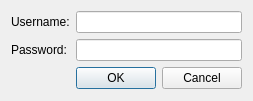
<?xml version="1.0" encoding="UTF-8"?>
<ui version="4.0">
 <class>MK_Login</class>
 <widget class="QDialog" name="MK_Login">
  <property name="geometry">
   <rect>
    <x>0</x>
    <y>0</y>
    <width>248</width>
    <height>101</height>
   </rect>
  </property>
  <property name="windowTitle">
   <string>MediaKraken Login</string>
  </property>
  <layout class="QVBoxLayout" name="verticalLayout">
   <item>
    <layout class="QFormLayout" name="formLayout_2">
     <item row="1" column="1">
      <widget class="QLineEdit" name="login_lineinput_username"/>
     </item>
     <item row="2" column="1">
      <widget class="QLineEdit" name="login_lineinput_password">
       <property name="echoMode">
        <enum>QLineEdit::Password</enum>
       </property>
      </widget>
     </item>
     <item row="1" column="0">
      <widget class="QLabel" name="label">
       <property name="text">
        <string>Username:</string>
       </property>
      </widget>
     </item>
     <item row="2" column="0">
      <widget class="QLabel" name="label_2">
       <property name="text">
        <string>Password:</string>
       </property>
      </widget>
     </item>
     <item row="3" column="1">
      <widget class="QDialogButtonBox" name="login_dialog_button">
       <property name="orientation">
        <enum>Qt::Horizontal</enum>
       </property>
       <property name="standardButtons">
        <set>QDialogButtonBox::Cancel|QDialogButtonBox::Ok</set>
       </property>
      </widget>
     </item>
    </layout>
   </item>
  </layout>
 </widget>
 <resources/>
 <connections>
  <connection>
   <sender>login_dialog_button</sender>
   <signal>accepted()</signal>
   <receiver>MK_Login</receiver>
   <slot>accept()</slot>
   <hints>
    <hint type="sourcelabel">
     <x>248</x>
     <y>254</y>
    </hint>
    <hint type="destinationlabel">
     <x>157</x>
     <y>274</y>
    </hint>
   </hints>
  </connection>
  <connection>
   <sender>login_dialog_button</sender>
   <signal>rejected()</signal>
   <receiver>MK_Login</receiver>
   <slot>reject()</slot>
   <hints>
    <hint type="sourcelabel">
     <x>316</x>
     <y>260</y>
    </hint>
    <hint type="destinationlabel">
     <x>286</x>
     <y>274</y>
    </hint>
   </hints>
  </connection>
 </connections>
</ui>
